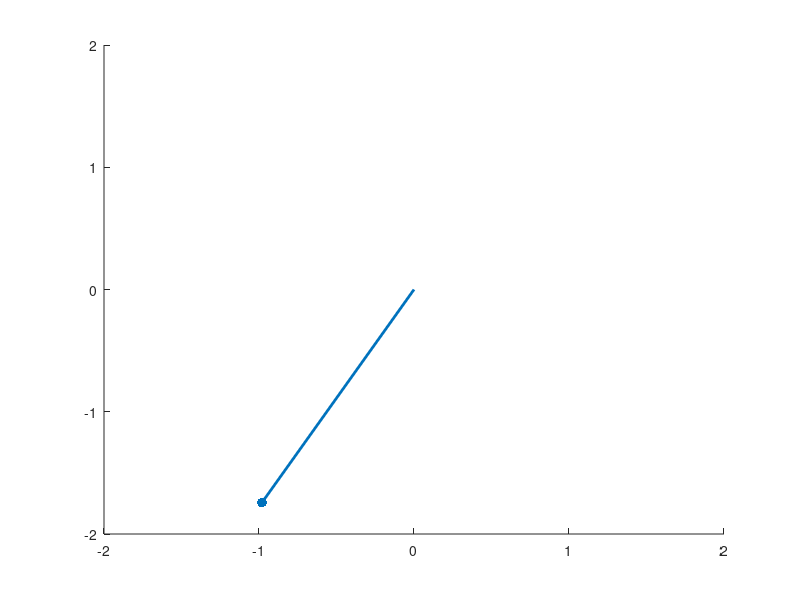

Reproduce this figure in MATLAB.
function pendux2
  L = 2;
  g = 9.81;
  dt = 0.005;
  tmax = 10;
  theta = pi/6;
  omega = 0;

  hold on;
  axis([-L L -L L]);
  hline = line([0, L * sin(theta)], [0, -L * cos(theta)]);
  hball = scatter(L * sin(theta), -L * cos(theta), 'filled');
  set(hline, 'LineWidth', 2);
  set(hball, 'SizeData', 50);

  for t = 0:dt:tmax
      alpha = -g / L * sin(theta);
      omega = omega + alpha * dt;
      theta = theta + omega * dt;

      set(hline, 'XData', [0, L * sin(theta)]);
      set(hline, 'YData', [0, -L * cos(theta)]);
      set(hball, 'XData', L * sin(theta));
      set(hball, 'YData', -L * cos(theta));

      drawnow;
end
